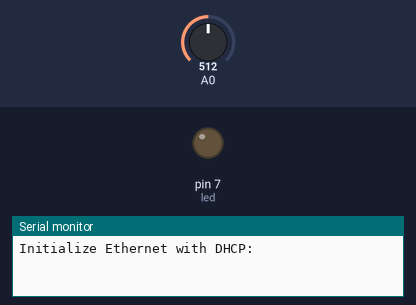
Bench run of a sketch on a simulated Arduino Uno, built for the host (arithmetic inside an expression is 32-bit, double 64-bit). Parts: output pins drawn as LEDs (lit = HIGH), the last lines printed to the serial monitor. Inputs (shaded band) come from the test bench; at power-on: A0 = 512. WiFi joins after 1.5 s; servers stay silent unless stated; uploads are accepted with an empty reply.

Above: at 0.1 s.
At 2.8 s:
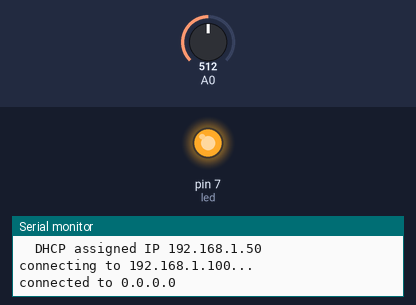
Timing chart, 0 to 4.3 s (numbered marks = the images above):
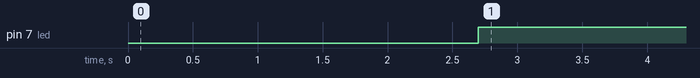

Measured:
- by itself, pin 7 (led): LOW → HIGH at 2.7 s

The sketch:

WebClient.ino
```cpp
/*
  Web client

 This sketch connects to a website (http://www.google.com)
 using an Arduino Wiznet Ethernet shield.

 Circuit:
 * Ethernet shield attached to pins 10, 11, 12, 13

 created 18 Dec 2009
 by David A. Mellis
 modified 9 Apr 2012
 by Tom Igoe, based on work by Adrian McEwen

 */

#include <SPI.h>
#include <Ethernet.h>
int Fotocelda;
int led = 7;
// Enter a MAC address for your controller below.
// Newer Ethernet shields have a MAC address printed on a sticker on the shield
byte mac[] = { 0xDE, 0xAD, 0xBE, 0xEF, 0xFE, 0xED };

// if you don't want to use DNS (and reduce your sketch size)
// use the numeric IP instead of the name for the server:
//IPAddress server(74,125,232,128);  // numeric IP for Google (no DNS)
//char server[] = "192,168,1,100";    // name address for Google (using DNS)

// Set the static IP address to use if the DHCP fails to assign
IPAddress ip(192, 168, 1, 101);
IPAddress myDns(192, 168, 0, 1);
IPAddress server(192, 168, 1, 100);

// Initialize the Ethernet client library
// with the IP address and port of the server
// that you want to connect to (port 80 is default for HTTP):
EthernetClient client;

// Variables to measure the speed
unsigned long beginMicros, endMicros;
unsigned long byteCount = 0;
bool printWebData = true;  // set to false for better speed measurement

void setup() {
  // You can use Ethernet.init(pin) to configure the CS pin
  //Ethernet.init(10);  // Most Arduino shields
  //Ethernet.init(5);   // MKR ETH shield
  //Ethernet.init(0);   // Teensy 2.0
  //Ethernet.init(20);  // Teensy++ 2.0
  //Ethernet.init(15);  // ESP8266 with Adafruit Featherwing Ethernet
  //Ethernet.init(33);  // ESP32 with Adafruit Featherwing Ethernet

  // Open serial communications and wait for port to open:
  Serial.begin(9600);
  pinMode(led, OUTPUT);
  while (!Serial) {
    ; // wait for serial port to connect. Needed for native USB port only
  }

  // start the Ethernet connection:
  Serial.println("Initialize Ethernet with DHCP:");
  if (Ethernet.begin(mac) == 0) {
    Serial.println("Failed to configure Ethernet using DHCP");
    // Check for Ethernet hardware present
    if (Ethernet.hardwareStatus() == EthernetNoHardware) {
      Serial.println("Ethernet shield was not found.  Sorry, can't run without hardware. :(");
      while (true) {
        delay(1); // do nothing, no point running without Ethernet hardware
      }
    }
    if (Ethernet.linkStatus() == LinkOFF) {
      Serial.println("Ethernet cable is not connected.");
    }
    // try to congifure using IP address instead of DHCP:
    Ethernet.begin(mac, ip, myDns);
  } else {
    Serial.print("  DHCP assigned IP ");
    Serial.println(Ethernet.localIP());
  }
  // give the Ethernet shield a second to initialize:
  delay(1000);
  Serial.print("connecting to ");
  Serial.print(server);
  Serial.println("...");
Fotocelda = analogRead(A0);
  // if you get a connection, report back via serial:
  if (client.connect(server, 80)) {
    Serial.print("connected to ");
    Serial.println(client.remoteIP());
    // Make a HTTP request:
    client.print("GET /arduino/index.php?fotocelda=");
    client.print(Fotocelda);
    client.println("Host: http://192.168.1.100/");
    client.println("Connection: close");
    client.println();
  } else {
    // if you didn't get a connection to the server:
    Serial.println("connection failed");
  }
  beginMicros = micros();
}

void loop() {
  Fotocelda = analogRead(A0);
  if (Fotocelda >= 300) {
              digitalWrite(led, HIGH);
            } else {
              digitalWrite(led, LOW);
            }
  // if there are incoming bytes available
  // from the server, read them and print them:
  int len = client.available();
  if (len > 0) {
    byte buffer[80];
    if (len > 80) len = 80;
    client.read(buffer, len);
    if (printWebData) {
      Serial.write(buffer, len); // show in the serial monitor (slows some boards)
    }
    byteCount = byteCount + len;
  }

  // if the server's disconnected, stop the client:
  if (!client.connected()) {
    endMicros = micros();
    Serial.println();
    Serial.println("disconnecting.");
    client.stop();
    Serial.print("Received ");
    Serial.print(byteCount);
    Serial.print(" bytes in ");
    float seconds = (float)(endMicros - beginMicros) / 1000000.0;
    Serial.print(seconds, 4);
    float rate = (float)byteCount / seconds / 1000.0;
    Serial.print(", rate = ");
    Serial.print(rate);
    Serial.print(" kbytes/second");
    Serial.println();

    // do nothing forevermore:
    while (true) {
      delay(1);
    }
  }
}
```
